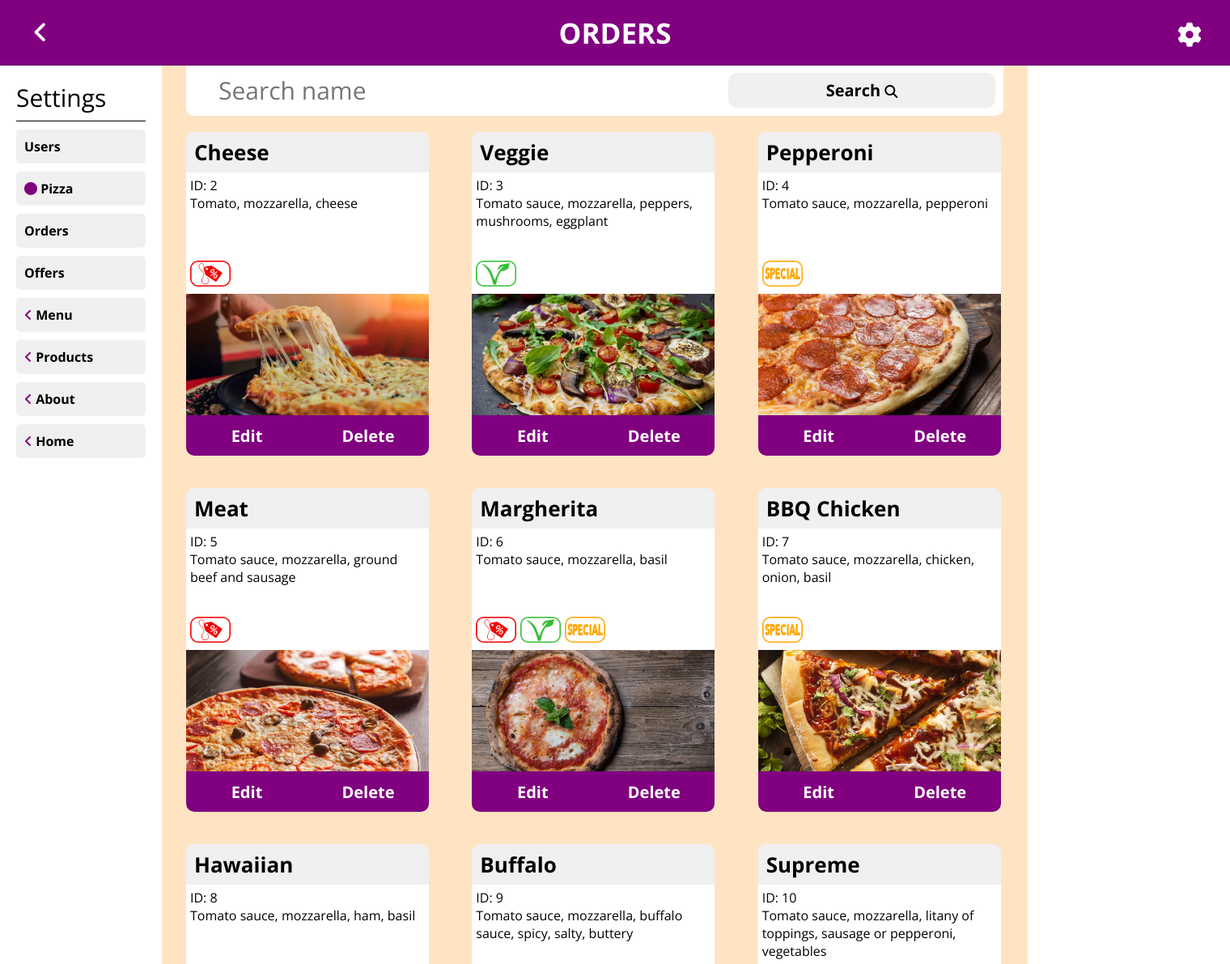
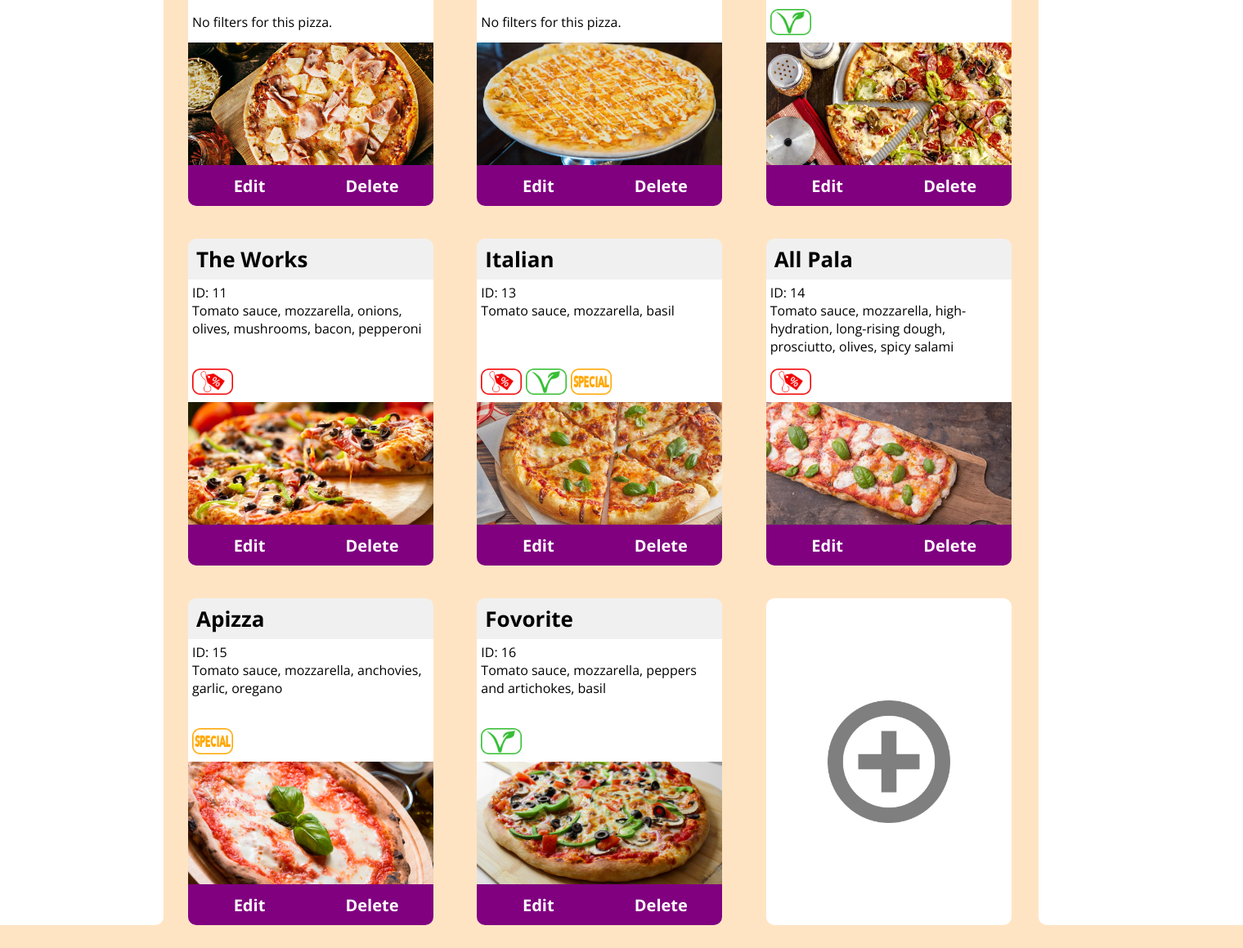
/pizza-gang-admin/settings/pizza/ (signed in), run on the app's committed database (2 pictures, top to bottom).
### PizzaGang/main/models.py (models this page shows, shortened)
class Pizza(models.Model):
    name = models.CharField(max_length=30)
    ingredients = models.TextField()
    image = models.ImageField(upload_to='static/images/pizza/')
    price = models.FloatField(validators=[validate_positive])
    is_special = models.BooleanField(blank=True, null=True)
    is_offer = models.BooleanField(blank=True, null=True)
    is_vege = models.BooleanField(blank=True, null=True)
    discount = models.IntegerField(blank=True, null=True)
    duplication_count = models.IntegerField(default=1)

### PizzaGang/main/views.py (the view)
# urls.py: path('pizza/', ShowPizzaSettingsView, name='show_pizza_settings'),
@login_required(login_url=reverse_lazy('sign_in'))
@allowed_groups(['full_staff', 'settings_staff'], redirect_url=reverse_lazy('home'))
def ShowPizzaSettingsView(request):
    name_filter = request.GET.get('name', '')
    pizza_list = Pizza.objects.filter(name__icontains=name_filter)
    context = {
        'pizza_list': pizza_list,
        'name_filter': name_filter,
        'in_pizza': True
    }
    return render(request, 'admin/admin_settings_pizza.html', context)

### PizzaGang/main/context_processors.py (called while the page is built)
def get_cart_items_count(request):
    cart_items_count = 0
    if request.user.is_authenticated:
        user = request.user
        cart = Cart.objects.get(user=user)
        pizza_items_count = CartItem.objects.filter(cart=cart).count()
        offer_items_count = 0
        offer_items = OfferItem.objects.filter(cart=cart)
        for offer_item in offer_items:
            offer_items_count += CartItem.objects.filter(offer=offer_item.offer).count()
        cart_items_count = pizza_items_count + offer_items_count
    return {'cart_items_count': cart_items_count, 'current_user': request.user}

### templates/admin/admin_settings_pizza.html
{% extends 'admin/admin_settings_base.html' %}
{% load static %}
{% block admin_settings_head %}
    <link rel="stylesheet" href="{% static 'css/admin_settings.css' %}">
{% endblock %}
{% block admin_settings_content %}
    <form method="get" action="{% url 'show_pizza_settings' %}">
        <div class="filter-container">
            <div>
                <label>
                    <input type="text" name="name" placeholder="Search name" value="{{ name_filter }}">
                </label>
            </div>
            <div>
                <button type="submit">
                    Search <i class="fa-solid fa-magnifying-glass"></i>
                </button>
            </div>
        </div>
    </form>
    <div class="items-list-main-container">
        {% for pizza in pizza_list %}
            <div class="pizza-container-main">
                <div class="pizza-name-container">
                    <h1>{{ pizza.name }}</h1>
                </div>
                <div class="pizza-info">
                    <p>ID: {{ pizza.pk }}</p>
                    <p>{{ pizza.ingredients|truncatechars:100 }}</p>
                </div>
                <div class="pizza-filters-container">
                    {% if pizza.is_offer %}
                        <img src="{% static 'images/icons/discount.png' %}" alt="pizza-offer-img">
                    {% endif %}
                    {% if pizza.is_vege %}
                        <img src="{% static 'images/icons/vege.png' %}" alt="pizza-vege-img">
                    {% endif %}
                    {% if pizza.is_special %}
                        <img src="{% static 'images/icons/special.png' %}" alt="pizza-special-img">
                    {% endif %}
                    {% if not pizza.is_special and not pizza.is_vege and not pizza.is_offer %}
                        <p>No filters for this pizza.</p>
                    {% endif %}
                </div>
                <div class="pizza-img-container">
                    <img src="{{ pizza.image.url }}" alt="pizza-img">
                </div>
                <div class="pizza-edit-delete-container">
                    <div>
                        <a class="edit" href="{% url 'edit_pizza' pizza.pk %}">Edit</a>
                    </div>
                    <div>
                        <a class="delete" href="{% url 'delete_pizza' pizza.pk %}">Delete</a>
                    </div>
                </div>
            </div>
        {% endfor %}
        <a href="{% url 'create_pizza' %}">
            <div class="pizza-add-container">
                <img src="{% static 'images/icons/add.png' %}" alt="pizza-add-img">
            </div>
        </a>
    </div>
{% endblock %}

### static/css/admin_settings.css (style rules this page uses)
p { margin: 0; }
h1 { margin: 0; }
.filter-container { background-color: white; border-radius: 0 0 10px 10px; padding: 10px; display: grid; grid-template-columns: 2fr 1fr; }
.filter-container input { width: 90%; border: 0; font-size: 30px; padding-left: 20px; }
.filter-container input::placeholder { font-size: 30px; padding-left: 10px; }
.filter-container button { width: 100%; height: 100%; cursor: pointer; font-size: 20px; font-weight: bold; border: 0; border-radius: 10px; background-color: rgba(204, 204, 204, 0.3); }
.filter-container button i { font-size: 16px; }
.items-list-main-container { margin-top: 20px; display: grid; grid-template-columns: 1fr 1fr 1fr; column-gap: 50px; row-gap: 40px; }
.pizza-container-main { position: relative; width: 300px; height: 400px; background-color: white; border-radius: 10px; }
.pizza-name-container { padding-left: 10px; background-color: rgba(204, 204, 204, 0.3); height: 50px; border-radius: 10px 10px 0 0; display: flex; align-items: center; font-size: 13px; }
.pizza-info { position: absolute; top: 50px; bottom: 250px; padding: 5px; }
.pizza-filters-container { position: absolute; width: 295px; padding-left: 5px; display: flex; align-items: center; height: 50px; column-gap: 5px; top: 150px; }
.pizza-filters-container img { width: 50px; }
.pizza-img-container { position: absolute; bottom: 50px; top: 200px; left: 0; right: 0; }
.pizza-img-container img { width: 100%; height: 100%; object-fit: cover; }
.pizza-edit-delete-container { position: absolute; bottom: 0; top: 350px; width: 100%; display: grid; grid-template-columns: 1fr 1fr; }
.pizza-edit-delete-container div { display: flex; align-items: center; justify-content: center; }
.pizza-edit-delete-container a { height: 100%; width: 100%; display: flex; justify-content: center; align-items: center; font-size: 20px; text-decoration: none; font-weight: bold; color: white; background-color: purple; }
.pizza-edit-delete-container .edit { border-radius: 0 0 0 10px; }
.pizza-edit-delete-container .delete { border-radius: 0 0 10px 0; }
.pizza-add-container { width: 300px; height: 400px; background-color: white; border-radius: 10px; display: flex; align-items: center; justify-content: center; }
.pizza-add-container img { width: 150px; opacity: 0.5; }

### templates/admin/admin_base.html (style rules this page uses)
* { font-family: 'Open Sans', sans-serif; }
body { margin: 0; padding-top: 80px; background-color: bisque; }

### data on the page
Pizza: name "Cheese", pk "2", ingredients "Tomato, mozzarella, cheese", is_offer True (drawn), image (picture)
Pizza: name "Veggie", pk "3", ingredients "Tomato sauce, mozzarella, peppers, mushrooms, eggplant", is_vege True (drawn), image (picture)
Pizza: name "Pepperoni", pk "4", ingredients "Tomato sauce, mozzarella, pepperoni", is_special True (drawn), image (picture)
Pizza: name "Meat", pk "5", ingredients "Tomato sauce, mozzarella, ground beef and sausage", is_offer True (drawn), image (picture)
Pizza: name "Margherita", pk "6", ingredients "Tomato sauce, mozzarella, basil", is_offer True (drawn), is_vege True (drawn), is_special True (drawn), image (picture)
Pizza: name "BBQ Chicken", pk "7", ingredients "Tomato sauce, mozzarella, chicken, onion, basil", is_special True (drawn), image (picture)
Pizza: name "Hawaiian", pk "8", ingredients "Tomato sauce, mozzarella, ham, basil", shows "No filters for this pizza.", image (picture)
Pizza: name "Buffalo", pk "9", ingredients "Tomato sauce, mozzarella, buffalo sauce, spicy, salty, buttery", shows "No filters for this pizza.", image (picture)
Pizza: name "Supreme", pk "10", ingredients "Tomato sauce, mozzarella, litany of toppings, sausage or pepperoni, vegetables", is_vege True (drawn), image (picture)
Pizza: name "The Works", pk "11", ingredients "Tomato sauce, mozzarella, onions, olives, mushrooms, bacon, pepperoni", is_offer True (drawn), image (picture)
Pizza: name "Italian", pk "13", ingredients "Tomato sauce, mozzarella, basil", is_offer True (drawn), is_vege True (drawn), is_special True (drawn), image (picture)
Pizza: name "All Pala", pk "14", ingredients "Tomato sauce, mozzarella, high-hydration, long-rising dough, prosciutto, olives, spicy salami", is_offer True (drawn), image (picture)
Pizza: name "Apizza", pk "15", ingredients "Tomato sauce, mozzarella, anchovies, garlic, oregano", is_special True (drawn), image (picture)
Pizza: name "Fovorite", pk "16", ingredients "Tomato sauce, mozzarella, peppers and artichokes, basil", is_vege True (drawn), image (picture)
